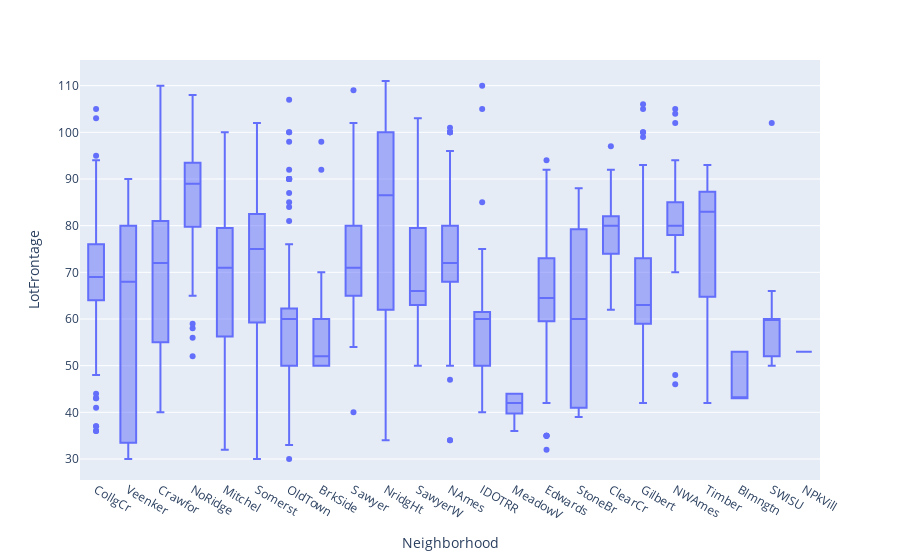

Notebook code for this chart:
### Code cell
fig = px.box(X_train[(X_train.LotFrontage < h_outliers_) & (X_train.LotFrontage > l_outliers_) ],x="Neighborhood",y="LotFrontage")
fig.show()

### Figure 1 — Plotly figure (JSON) as saved in the notebook; plotly's stock layout.template omitted (floating-point values rounded to 4 significant figures; data arrays with more than 128 entries replaced by an {"elided": "..."} marker saying what was removed)
{"data": [{"alignmentgroup": "True", "hovertemplate": "Neighborhood=%{x}<br>LotFrontage=%{y}<extra></extra>", "legendgroup": "", "marker": {"color": "#636efa"}, "name": "", "notched": false, "offsetgroup": "", "orientation": "v", "showlegend": false, "type": "box", "x": {"elided": "1113 str values"}, "x0": " ", "xaxis": "x", "y": {"elided": "1113 int values"}, "y0": " ", "yaxis": "y"}], "layout": {"boxmode": "group", "legend": {"tracegroupgap": 0}, "margin": {"t": 60}, "xaxis": {"anchor": "y", "domain": [0, 1], "title": {"text": "Neighborhood"}}, "yaxis": {"anchor": "x", "domain": [0, 1], "title": {"text": "LotFrontage"}}}}
